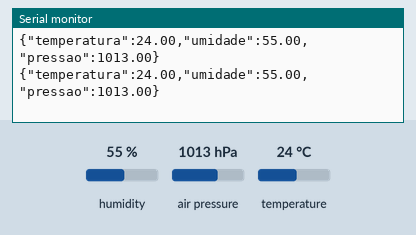
The sketch below on a simulated Arduino Uno, built with avr-gcc and run on an emulated ATmega328P. Shown: the last lines printed to the serial monitor. The test bench sets the inputs (shaded band); at power-on: humidity 55 %, air pressure 1013 hPa, temperature 24 °C.

Above: at 5.8 s.
5.9 s: humidity set to 22 %
At 11.1 s:
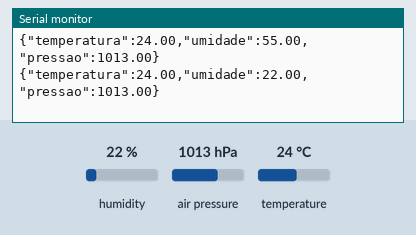
11.9 s: air pressure set to 952 hPa
At 15.9 s:
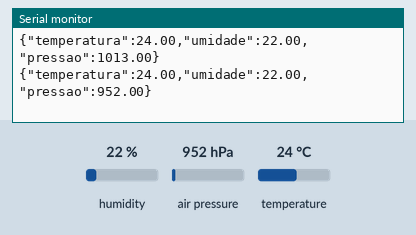
17.9 s: temperature set to 12 °C
At 20.6 s:
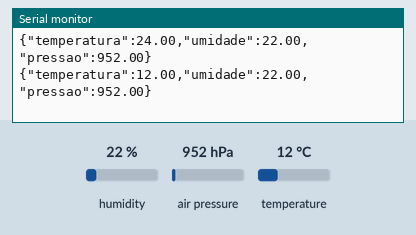
23.9 s: air pressure set to 975 hPa
At 26.6 s:
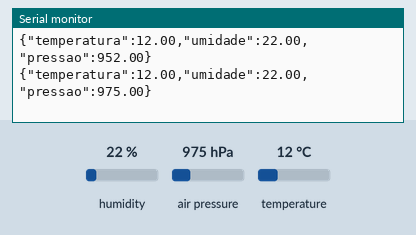
29.9 s: humidity set to 40 %
At 31.4 s:
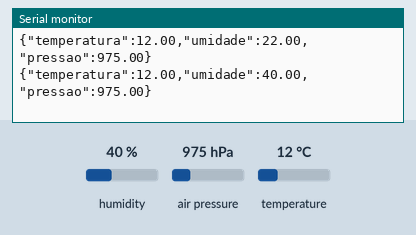
Timing chart, 0 to 32.9 s (numbered marks = the images above; inputs shaded):
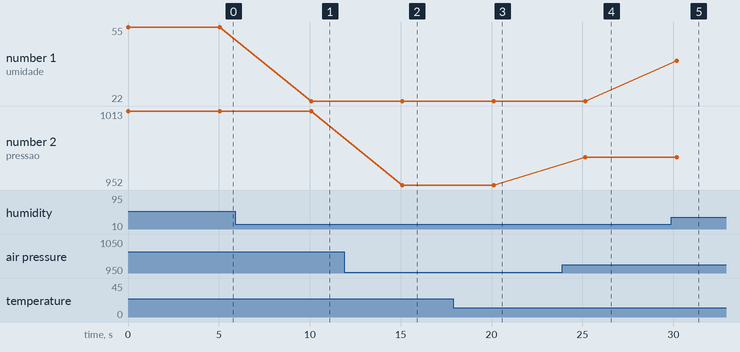

The sketch:

estacao.ino
```cpp
#include <Wire.h>
#include <Adafruit_Sensor.h>
#include <Adafruit_BMP280.h>
#include "DHT.h"

#define DHTPIN 2
#define DHTTYPE DHT11

DHT dht(DHTPIN, DHTTYPE);
Adafruit_BMP280 bmp; // I2C

bool bmp_ok = false;

void setup() {
  Serial.begin(9600);
  dht.begin();

  bmp_ok = bmp.begin(0x76);

  if (!bmp_ok) {
    Serial.println("{\"erro\":\"BMP280 nao encontrado\"}");
  }
}

void loop() {
  float temp = dht.readTemperature();
  float umid = dht.readHumidity();

  if (!isnan(temp) && !isnan(umid)) {
    Serial.print("{");
    Serial.print("\"temperatura\":"); Serial.print(temp, 2);
    Serial.print(",\"umidade\":"); Serial.print(umid, 2);

    if (bmp_ok) {
      float pressao = bmp.readPressure() / 100.0; // hPa
      Serial.print(",\"pressao\":"); Serial.print(pressao, 2);
    }

    Serial.println("}");
  } else {
    Serial.println("{\"erro\":\"falha_leitura_dht\"}");
  }

  delay(5000);
}
```

Measured:
- after the input at 5.9 s, the serial monitor: prints a new line after 4.2 s (image 1)
- after the input at 11.9 s, the serial monitor: prints a new line after 3.2 s (image 2)
- after the input at 17.9 s, the serial monitor: prints a new line after 2.2 s (image 3)
- after the input at 23.9 s, the serial monitor: prints a new line after 1.3 s (image 4)
- after the input at 29.9 s, the serial monitor: prints a new line after 0.28 s (image 5)
- plotted number 1: 55 → 22 after the input at 5.9 s, 22 → 40 after the input at 29.9 s
- plotted number 2: 1013 → 952 after the input at 11.9 s, 952 → 975 after the input at 23.9 s
